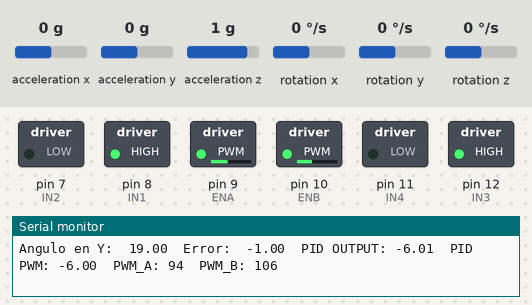
Recording of a sketch running on a simulated Arduino Uno, built with avr-gcc and run on an emulated ATmega328P. Shown: switched loads named in the sketch (green lamp = pin HIGH), the last lines printed to the serial monitor. The test bench sets the inputs (shaded band); at power-on: acceleration y 0 g, rotation x 0 °/s, acceleration x 0 g, acceleration z 1 g, rotation y 0 °/s, rotation z 0 °/s.

Above: at 1.2 s.
1.3 s: acceleration y set to -1.4 g
At 2.8 s:
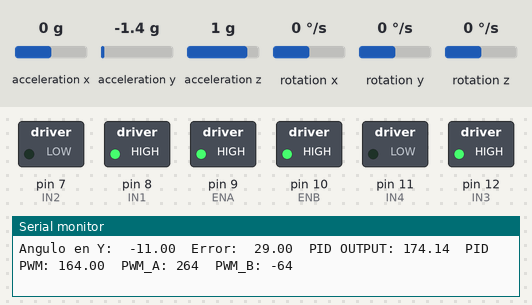
4.3 s: rotation x set to 192 °/s
At 6.9 s:
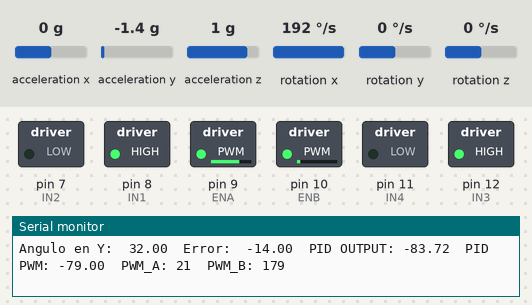
7.3 s: rotation x set to -192 °/s
9.0 s: rotation x set to 22 °/s
At 11.7 s:
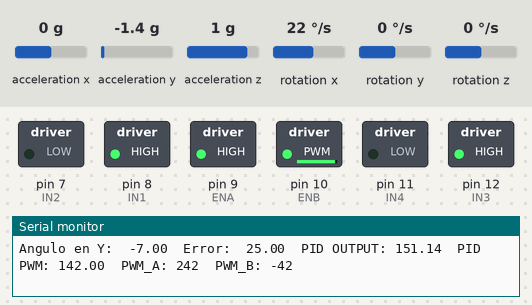
12.0 s: acceleration x set to -1.4 g
At 14.0 s:
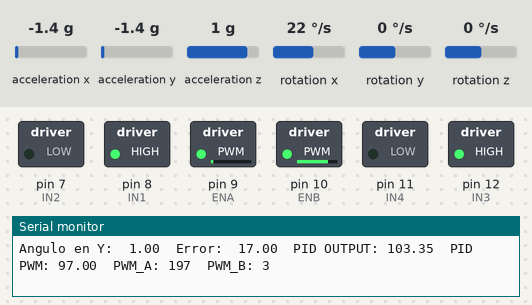
15.0 s: rotation x set to 0 °/s
At 15.26 s:
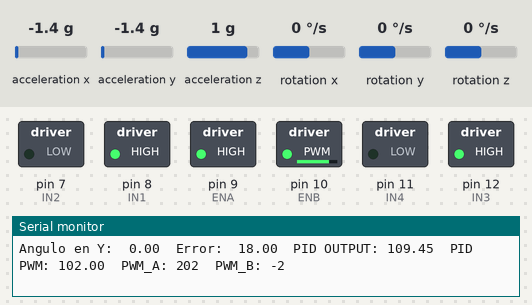
Timing chart, 0 to 18.1 s (numbered marks = the images above; inputs shaded):
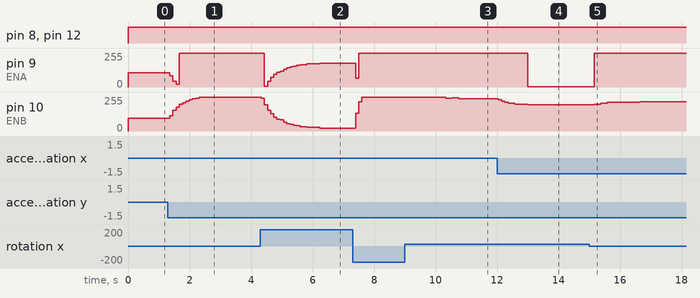

The sketch:

PRUEBA_DANIEL.ino
```cpp
#include <PID_v1.h>
#include "I2Cdev.h"
#include "MPU6050.h"
#include "Wire.h"

MPU6050 mpu;

int ax, ay, az;
int gx, gy, gz;
float time;

long tiempo_prev = 0;
float dt;
float ang_x, ang_y;
float ang_x_prev, ang_y_prev;

double Kp = 6;
double Ki = 0.005;
double Kd = 0;

int motorSpeedLeft  = 0;
int motorSpeedRight = 0;

double setpoint = 18;
double input, output;

int ENA = 9; //(Linea rosada)
int IN1 = 8;
int IN2 = 7;
int ENB = 10;
int IN3 = 12;
int IN4 = 11;

float error = 0;

PID pid(&input, &output, &setpoint, Kp, Ki, Kd, DIRECT); // Debes declarar pid aquí

void (*resetFunc)(void)=0;

void setup() {
  Serial.begin(115200);
  Wire.begin();
  Wire.setClock(10000);
  mpu.initialize();
  mpu.setDMPEnabled(true);

  mpu.setXGyroOffset(220);
  mpu.setYGyroOffset(76);
  mpu.setZGyroOffset(-85);
  mpu.setZAccelOffset(1788);
  mpu.setExternalFrameSync(0);
  pid.SetMode(AUTOMATIC);
  //pid.SetSampleTime(50);
  pid.SetOutputLimits(-255, 255);

  pinMode(ENA, OUTPUT);
  pinMode(IN1, OUTPUT);
  pinMode(IN2, OUTPUT);
  pinMode(ENB, OUTPUT);
  pinMode(IN3, OUTPUT);
  pinMode(IN4, OUTPUT);
}

void loop() {

  mpu.getAcceleration(&ax, &ay, &az);
  mpu.getRotation(&gx, &gy, &gz);

  dt = (millis()-tiempo_prev)/1000.0;
  tiempo_prev=millis();

  //Calcular los ángulos con acelerometro
  float accel_ang_x=atan(ay/sqrt(pow(ax,2) + pow(az,2)))*(180.0/3.14);

  //Calcular angulo de rotación con giroscopio y acelerometro
  // y complemento con el filtro complemento, se le suma +15 al angulo
  // como correción para ubicar el angulo 0 donde queremos que se establezca.

  ang_x = (0.98*(ang_x_prev+(gx/131)*dt) + 0.02*accel_ang_x);
  ang_x_prev=ang_x;

  input = map(ang_x, -33 , 38, 0, 42);

  /*Serial.print("Angulo de rotacion: ");
  Serial.println(ang_y);*/

  //Serial.print("Angulo cambiado: ");
  //Serial.println(input);


  error = setpoint - input;


  /*Serial.print("Velocidad lado rosadito: ");
  Serial.println(motorSpeedLeft);
  Serial.print("Velocidad otro lado: ");
  Serial.println(motorSpeedRight);*/


  if (abs(error) <= 6){
     //Serial.print("Entré a la condición ");
      pid.SetTunings(6,0.01,0);
  }
  else{
     pid.SetTunings(Kp,Ki,Kd);
  }


  pid.Compute();

  double motorSpeed = map(output,-180,180,-170,170);

  //Serial.print("Salida controlador: ");
  //Serial.println(motorSpeed);


    motorSpeedLeft = (100 + motorSpeed)*1;
    motorSpeedRight = (100 - motorSpeed)*1;

  //Serial.print("Velocidad Arduino; ");
  //Serial.println(motorSpeedLeft);
  //Serial.print("Velocidad puente H: ");
  //Serial.println(motorSpeedRight);


   /*Serial.print("Salida: ");
  Serial.println(output);*/

  //Serial.print("Error: ");
  //Serial.println(error);

  analogWrite(ENA,motorSpeedRight );//(Linea rosada)
  analogWrite(ENB,motorSpeedLeft );

  digitalWrite(IN1, HIGH);
  digitalWrite(IN2, LOW);
  digitalWrite(IN3, HIGH);
  digitalWrite(IN4,LOW);


  Serial.print("Angulo en Y:  ");
  //Serial.print(ang_x);
  Serial.print(input);
  Serial.print("  Error:  ");
  Serial.print(error);
  Serial.print("  PID OUTPUT: ");
  Serial.print(output);
  Serial.print("  PID PWM: ");
  Serial.print(motorSpeed);
  Serial.print("  PWM_A: ");
  Serial.print(motorSpeedLeft);
  Serial.print("  PWM_B: ");
  Serial.println(motorSpeedRight);


}
```

Measured:
- after the input at 1.3 s, pin 9 (ENA): 106/255 → 84/255 after 0.06 s, → 45/255 0.10 s later, → 21/255 0.10 s later, → 255/255 0.10 s later; pin 10 (ENB): moves from 94/255 to 255/255 over 0.95 s, starting after 0.06 s
- after the input at 4.3 s, pin 9 (ENA): 255/255 → 4/255 after 0.13 s, → 44/255 0.10 s later, → 72/255 0.10 s later, → 95/255 0.10 s later, … (14 changes in this stretch); pin 10 (ENB): moves from 255/255 to 21/255 over 1.9 s, starting at once
- after the input at 9.0 s, pin 10 (ENB): 255/255 → 253/255 after 1.2 s, → 247/255 0.10 s later, → 248/255 0.21 s later, → 242/255 0.22 s later
- after the input at 12.0 s, pin 9 (ENA): 255/255 → 3/255 after 0.99 s; pin 10 (ENB): moves from 242/255 to 197/255 over 0.96 s, starting at once
- after the input at 15.0 s, pin 9 (ENA): 3/255 → 255/255 after 0.16 s; pin 10 (ENB): 197/255 → 202/255 after 0.16 s, → 208/255 0.21 s later, → 214/255 0.21 s later, → 219/255 1.1 s later
